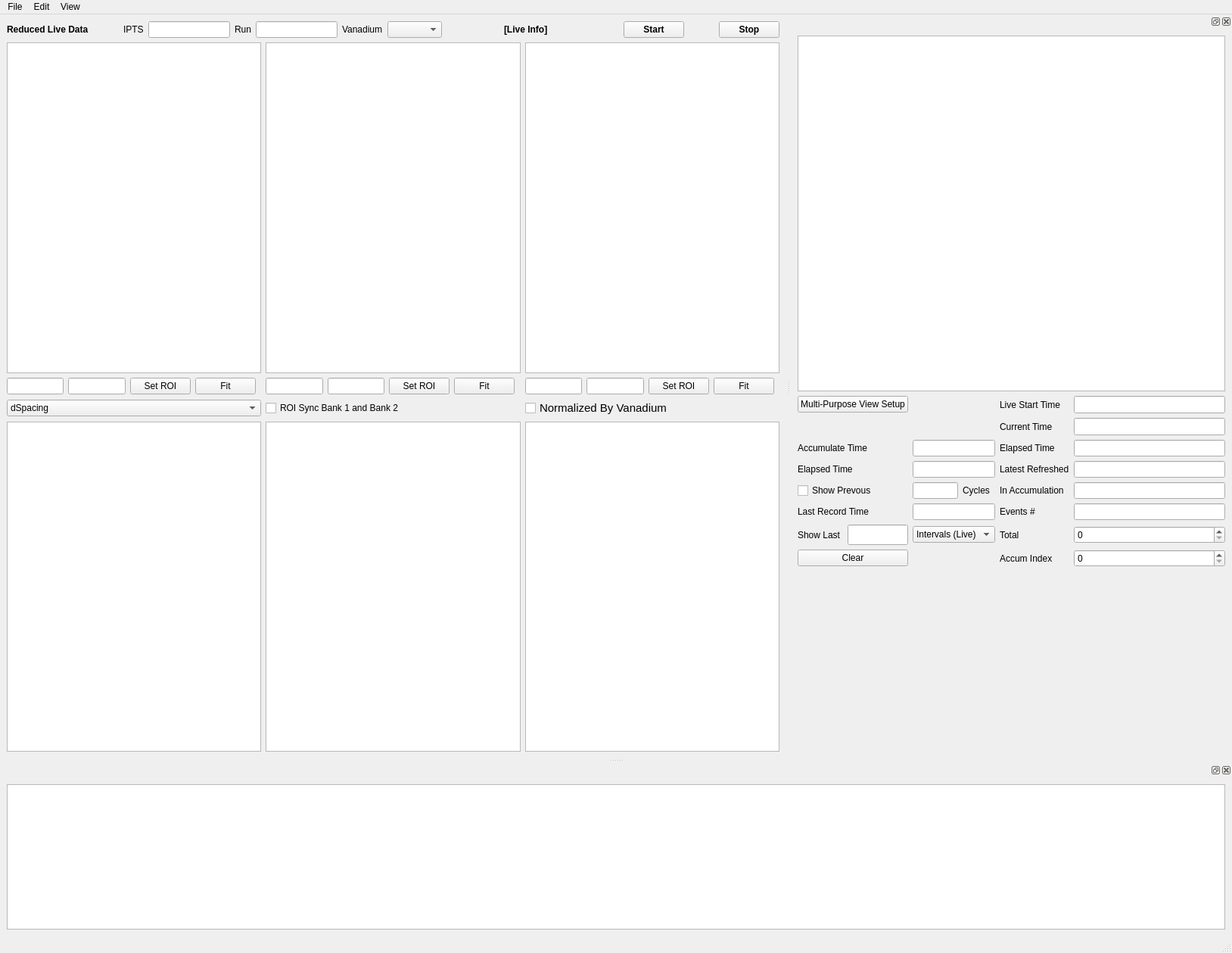
<?xml version="1.0" encoding="UTF-8"?>
<ui version="4.0">
 <class>MainWindow</class>
 <widget class="QMainWindow" name="MainWindow">
  <property name="geometry">
   <rect>
    <x>0</x>
    <y>0</y>
    <width>1628</width>
    <height>1259</height>
   </rect>
  </property>
  <property name="windowTitle">
   <string>MainWindow</string>
  </property>
  <widget class="QWidget" name="centralwidget">
   <layout class="QVBoxLayout" name="verticalLayout">
    <item>
     <layout class="QHBoxLayout" name="horizontalLayout_4">
      <item>
       <widget class="QLabel" name="label_6">
        <property name="font">
         <font>
          <weight>75</weight>
          <bold>true</bold>
         </font>
        </property>
        <property name="text">
         <string>Reduced Live Data</string>
        </property>
       </widget>
      </item>
      <item>
       <spacer name="horizontalSpacer_4">
        <property name="orientation">
         <enum>Qt::Horizontal</enum>
        </property>
        <property name="sizeType">
         <enum>QSizePolicy::Ignored</enum>
        </property>
        <property name="sizeHint" stdset="0">
         <size>
          <width>40</width>
          <height>20</height>
         </size>
        </property>
       </spacer>
      </item>
      <item>
       <widget class="QLabel" name="label_18">
        <property name="text">
         <string>IPTS</string>
        </property>
       </widget>
      </item>
      <item>
       <widget class="QLineEdit" name="lineEdit_currIPTS">
        <property name="sizePolicy">
         <sizepolicy hsizetype="Preferred" vsizetype="Fixed">
          <horstretch>0</horstretch>
          <verstretch>0</verstretch>
         </sizepolicy>
        </property>
       </widget>
      </item>
      <item>
       <widget class="QLabel" name="label_19">
        <property name="text">
         <string>Run</string>
        </property>
       </widget>
      </item>
      <item>
       <widget class="QLineEdit" name="lineEdit_runNumber">
        <property name="sizePolicy">
         <sizepolicy hsizetype="Preferred" vsizetype="Fixed">
          <horstretch>0</horstretch>
          <verstretch>0</verstretch>
         </sizepolicy>
        </property>
       </widget>
      </item>
      <item>
       <widget class="QLabel" name="label_15">
        <property name="text">
         <string>Vanadium</string>
        </property>
       </widget>
      </item>
      <item>
       <widget class="QComboBox" name="comboBox_loadedVanRuns"/>
      </item>
      <item>
       <spacer name="horizontalSpacer_8">
        <property name="orientation">
         <enum>Qt::Horizontal</enum>
        </property>
        <property name="sizeHint" stdset="0">
         <size>
          <width>40</width>
          <height>20</height>
         </size>
        </property>
       </spacer>
      </item>
      <item>
       <widget class="QLabel" name="label_info">
        <property name="sizePolicy">
         <sizepolicy hsizetype="Expanding" vsizetype="Preferred">
          <horstretch>0</horstretch>
          <verstretch>0</verstretch>
         </sizepolicy>
        </property>
        <property name="font">
         <font>
          <weight>75</weight>
          <bold>true</bold>
         </font>
        </property>
        <property name="toolTip">
         <string>&lt;html&gt;&lt;head/&gt;&lt;body&gt;&lt;p&gt;Information including&lt;/p&gt;&lt;p&gt;1. in collection or stopped&lt;/p&gt;&lt;p&gt;2. ...&lt;/p&gt;&lt;/body&gt;&lt;/html&gt;</string>
        </property>
        <property name="text">
         <string>[Live Info]</string>
        </property>
       </widget>
      </item>
      <item>
       <spacer name="horizontalSpacer_5">
        <property name="orientation">
         <enum>Qt::Horizontal</enum>
        </property>
        <property name="sizeType">
         <enum>QSizePolicy::Expanding</enum>
        </property>
        <property name="sizeHint" stdset="0">
         <size>
          <width>40</width>
          <height>20</height>
         </size>
        </property>
       </spacer>
      </item>
      <item>
       <widget class="QPushButton" name="pushButton_startLiveReduction">
        <property name="sizePolicy">
         <sizepolicy hsizetype="Preferred" vsizetype="Fixed">
          <horstretch>0</horstretch>
          <verstretch>0</verstretch>
         </sizepolicy>
        </property>
        <property name="maximumSize">
         <size>
          <width>200</width>
          <height>16777215</height>
         </size>
        </property>
        <property name="font">
         <font>
          <weight>75</weight>
          <bold>true</bold>
         </font>
        </property>
        <property name="text">
         <string>Start</string>
        </property>
       </widget>
      </item>
      <item>
       <spacer name="horizontalSpacer_2">
        <property name="orientation">
         <enum>Qt::Horizontal</enum>
        </property>
        <property name="sizeType">
         <enum>QSizePolicy::Preferred</enum>
        </property>
        <property name="sizeHint" stdset="0">
         <size>
          <width>40</width>
          <height>20</height>
         </size>
        </property>
       </spacer>
      </item>
      <item>
       <widget class="QPushButton" name="pushButton_stopLiveReduction">
        <property name="sizePolicy">
         <sizepolicy hsizetype="Preferred" vsizetype="Fixed">
          <horstretch>0</horstretch>
          <verstretch>0</verstretch>
         </sizepolicy>
        </property>
        <property name="maximumSize">
         <size>
          <width>200</width>
          <height>16777215</height>
         </size>
        </property>
        <property name="font">
         <font>
          <weight>75</weight>
          <bold>true</bold>
         </font>
        </property>
        <property name="text">
         <string>Stop</string>
        </property>
       </widget>
      </item>
     </layout>
    </item>
    <item>
     <layout class="QGridLayout" name="gridLayout">
      <item row="3" column="0">
       <widget class="Live2DView" name="graphicsView_2DBank1"/>
      </item>
      <item row="1" column="0">
       <layout class="QHBoxLayout" name="horizontalLayout_2">
        <item>
         <widget class="QLineEdit" name="lineEdit_bank1RoiStart"/>
        </item>
        <item>
         <widget class="QLineEdit" name="lineEdit_bank1RoiEnd"/>
        </item>
        <item>
         <widget class="QPushButton" name="pushButton_setROIb1">
          <property name="text">
           <string>Set ROI</string>
          </property>
         </widget>
        </item>
        <item>
         <widget class="QPushButton" name="pushButton_fitB1">
          <property name="text">
           <string>Fit</string>
          </property>
         </widget>
        </item>
        <item>
         <spacer name="horizontalSpacer">
          <property name="orientation">
           <enum>Qt::Horizontal</enum>
          </property>
          <property name="sizeHint" stdset="0">
           <size>
            <width>40</width>
            <height>20</height>
           </size>
          </property>
         </spacer>
        </item>
       </layout>
      </item>
      <item row="0" column="2">
       <widget class="SingleBankView" name="graphicsView_currentViewB3"/>
      </item>
      <item row="0" column="0">
       <widget class="SingleBankView" name="graphicsView_currentViewB1"/>
      </item>
      <item row="3" column="2">
       <widget class="Live2DView" name="graphicsView_2DBank3"/>
      </item>
      <item row="0" column="1">
       <widget class="SingleBankView" name="graphicsView_currentViewB2"/>
      </item>
      <item row="1" column="1">
       <layout class="QHBoxLayout" name="horizontalLayout">
        <item>
         <widget class="QLineEdit" name="lineEdit_bank2RoiStart">
          <property name="sizePolicy">
           <sizepolicy hsizetype="Preferred" vsizetype="Fixed">
            <horstretch>0</horstretch>
            <verstretch>0</verstretch>
           </sizepolicy>
          </property>
         </widget>
        </item>
        <item>
         <widget class="QLineEdit" name="lineEdit_bank2RoiEnd">
          <property name="sizePolicy">
           <sizepolicy hsizetype="Preferred" vsizetype="Fixed">
            <horstretch>0</horstretch>
            <verstretch>0</verstretch>
           </sizepolicy>
          </property>
         </widget>
        </item>
        <item>
         <widget class="QPushButton" name="pushButton_setROIb2">
          <property name="text">
           <string>Set ROI</string>
          </property>
         </widget>
        </item>
        <item>
         <widget class="QPushButton" name="pushButton_fitB2">
          <property name="text">
           <string>Fit</string>
          </property>
         </widget>
        </item>
        <item>
         <spacer name="horizontalSpacer_3">
          <property name="orientation">
           <enum>Qt::Horizontal</enum>
          </property>
          <property name="sizeHint" stdset="0">
           <size>
            <width>40</width>
            <height>20</height>
           </size>
          </property>
         </spacer>
        </item>
       </layout>
      </item>
      <item row="3" column="1">
       <widget class="Live2DView" name="graphicsView_2DBank2"/>
      </item>
      <item row="1" column="2">
       <layout class="QHBoxLayout" name="horizontalLayout_3">
        <item>
         <widget class="QLineEdit" name="lineEdit_bank3RoiStart"/>
        </item>
        <item>
         <widget class="QLineEdit" name="lineEdit_bank3RoiEnd"/>
        </item>
        <item>
         <widget class="QPushButton" name="pushButton_setROIb3">
          <property name="text">
           <string>Set ROI</string>
          </property>
         </widget>
        </item>
        <item>
         <widget class="QPushButton" name="pushButton_fitB3">
          <property name="text">
           <string>Fit</string>
          </property>
         </widget>
        </item>
        <item>
         <spacer name="horizontalSpacer_6">
          <property name="orientation">
           <enum>Qt::Horizontal</enum>
          </property>
          <property name="sizeHint" stdset="0">
           <size>
            <width>40</width>
            <height>20</height>
           </size>
          </property>
         </spacer>
        </item>
       </layout>
      </item>
      <item row="2" column="2">
       <widget class="QCheckBox" name="checkBox_normByVanadium">
        <property name="font">
         <font>
          <pointsize>11</pointsize>
         </font>
        </property>
        <property name="text">
         <string>Normalized By Vanadium</string>
        </property>
       </widget>
      </item>
      <item row="2" column="0">
       <widget class="QComboBox" name="comboBox_currUnits">
        <item>
         <property name="text">
          <string>dSpacing</string>
         </property>
        </item>
        <item>
         <property name="text">
          <string>TOF</string>
         </property>
        </item>
       </widget>
      </item>
      <item row="2" column="1">
       <widget class="QCheckBox" name="checkBox_roiSyncB1B2">
        <property name="text">
         <string>ROI Sync Bank 1 and Bank 2</string>
        </property>
       </widget>
      </item>
     </layout>
    </item>
   </layout>
  </widget>
  <widget class="QMenuBar" name="menubar">
   <property name="geometry">
    <rect>
     <x>0</x>
     <y>0</y>
     <width>1628</width>
     <height>22</height>
    </rect>
   </property>
   <widget class="QMenu" name="menuFile">
    <property name="title">
     <string>File</string>
    </property>
    <addaction name="actionQuit"/>
   </widget>
   <widget class="QMenu" name="menuView">
    <property name="title">
     <string>View</string>
    </property>
    <addaction name="actionIPython_Console"/>
    <addaction name="actionControl_Panel"/>
    <addaction name="actionMulti_Purpose_Plot"/>
    <addaction name="actionLive_Reduction_Log"/>
   </widget>
   <widget class="QMenu" name="menuEdit">
    <property name="title">
     <string>Edit</string>
    </property>
    <addaction name="actionClear_Logs"/>
   </widget>
   <addaction name="menuFile"/>
   <addaction name="menuEdit"/>
   <addaction name="menuView"/>
  </widget>
  <widget class="QStatusBar" name="statusbar"/>
  <widget class="QDockWidget" name="dockWidget">
   <attribute name="dockWidgetArea">
    <number>8</number>
   </attribute>
   <widget class="QWidget" name="dockWidgetContents">
    <layout class="QGridLayout" name="gridLayout_2">
     <item row="0" column="0">
      <widget class="QPlainTextEdit" name="plainTextEdit_Log">
       <property name="sizePolicy">
        <sizepolicy hsizetype="Expanding" vsizetype="Preferred">
         <horstretch>0</horstretch>
         <verstretch>0</verstretch>
        </sizepolicy>
       </property>
       <property name="maximumSize">
        <size>
         <width>16777215</width>
         <height>16777215</height>
        </size>
       </property>
      </widget>
     </item>
    </layout>
   </widget>
  </widget>
  <widget class="QDockWidget" name="dockWidget_multiPurposeView">
   <attribute name="dockWidgetArea">
    <number>2</number>
   </attribute>
   <widget class="QWidget" name="dockWidgetContents_2">
    <layout class="QVBoxLayout" name="verticalLayout_2">
     <item>
      <widget class="GeneralPurpose1DView" name="graphicsView_comparison">
       <property name="sizePolicy">
        <sizepolicy hsizetype="Expanding" vsizetype="Expanding">
         <horstretch>0</horstretch>
         <verstretch>0</verstretch>
        </sizepolicy>
       </property>
      </widget>
     </item>
     <item>
      <layout class="QGridLayout" name="gridLayout_3">
       <item row="0" column="0">
        <widget class="QPushButton" name="pushButton_setupGeneralPurposePlot">
         <property name="font">
          <font>
           <pointsize>9</pointsize>
          </font>
         </property>
         <property name="text">
          <string>Multi-Purpose View Setup</string>
         </property>
        </widget>
       </item>
       <item row="7" column="2">
        <layout class="QHBoxLayout" name="horizontalLayout_6">
         <item>
          <widget class="QComboBox" name="comboBox_2dPlotOptions">
           <item>
            <property name="text">
             <string>Intervals (Live)</string>
            </property>
           </item>
           <item>
            <property name="text">
             <string>Runs</string>
            </property>
           </item>
          </widget>
         </item>
        </layout>
       </item>
       <item row="5" column="0">
        <widget class="QCheckBox" name="checkBox_showPrevReduced">
         <property name="text">
          <string>Show Prevous</string>
         </property>
        </widget>
       </item>
       <item row="2" column="0">
        <widget class="QLabel" name="label_20">
         <property name="text">
          <string>Accumulate Time</string>
         </property>
        </widget>
       </item>
       <item row="4" column="0">
        <widget class="QLabel" name="label">
         <property name="text">
          <string>Elapsed Time</string>
         </property>
        </widget>
       </item>
       <item row="5" column="4">
        <widget class="QLabel" name="label_8">
         <property name="text">
          <string>In Accumulation</string>
         </property>
        </widget>
       </item>
       <item row="4" column="2">
        <widget class="QLineEdit" name="lineEdit_collectionTime">
         <property name="sizePolicy">
          <sizepolicy hsizetype="Preferred" vsizetype="Fixed">
           <horstretch>0</horstretch>
           <verstretch>0</verstretch>
          </sizepolicy>
         </property>
        </widget>
       </item>
       <item row="2" column="2">
        <widget class="QLineEdit" name="lineEdit_accPeriod">
         <property name="sizePolicy">
          <sizepolicy hsizetype="Preferred" vsizetype="Fixed">
           <horstretch>0</horstretch>
           <verstretch>0</verstretch>
          </sizepolicy>
         </property>
        </widget>
       </item>
       <item row="5" column="5">
        <widget class="QLineEdit" name="lineEdit_inAccWsName">
         <property name="sizePolicy">
          <sizepolicy hsizetype="Preferred" vsizetype="Fixed">
           <horstretch>0</horstretch>
           <verstretch>0</verstretch>
          </sizepolicy>
         </property>
        </widget>
       </item>
       <item row="1" column="4">
        <widget class="QLabel" name="label_16">
         <property name="text">
          <string>Current Time</string>
         </property>
        </widget>
       </item>
       <item row="7" column="5">
        <widget class="QSpinBox" name="spinBox_totalIndex">
         <property name="sizePolicy">
          <sizepolicy hsizetype="Preferred" vsizetype="Fixed">
           <horstretch>0</horstretch>
           <verstretch>0</verstretch>
          </sizepolicy>
         </property>
         <property name="minimumSize">
          <size>
           <width>200</width>
           <height>0</height>
          </size>
         </property>
         <property name="maximumSize">
          <size>
           <width>400</width>
           <height>16777215</height>
          </size>
         </property>
         <property name="maximum">
          <number>9999999</number>
         </property>
        </widget>
       </item>
       <item row="1" column="5">
        <widget class="QLineEdit" name="lineEdit_currentTime">
         <property name="sizePolicy">
          <sizepolicy hsizetype="Preferred" vsizetype="Fixed">
           <horstretch>0</horstretch>
           <verstretch>0</verstretch>
          </sizepolicy>
         </property>
         <property name="font">
          <font>
           <pointsize>10</pointsize>
          </font>
         </property>
        </widget>
       </item>
       <item row="2" column="5">
        <widget class="QLineEdit" name="lineEdit_elapsedTime">
         <property name="sizePolicy">
          <sizepolicy hsizetype="Preferred" vsizetype="Fixed">
           <horstretch>0</horstretch>
           <verstretch>0</verstretch>
          </sizepolicy>
         </property>
        </widget>
       </item>
       <item row="6" column="4">
        <widget class="QLabel" name="label_11">
         <property name="maximumSize">
          <size>
           <width>200</width>
           <height>16777215</height>
          </size>
         </property>
         <property name="toolTip">
          <string>&lt;html&gt;&lt;head/&gt;&lt;body&gt;&lt;p&gt;Number of events in the newest reduced workspace&lt;/p&gt;&lt;/body&gt;&lt;/html&gt;</string>
         </property>
         <property name="text">
          <string>Events #</string>
         </property>
        </widget>
       </item>
       <item row="8" column="4">
        <widget class="QLabel" name="label_3">
         <property name="maximumSize">
          <size>
           <width>200</width>
           <height>16777215</height>
          </size>
         </property>
         <property name="text">
          <string>Accum Index</string>
         </property>
        </widget>
       </item>
       <item row="8" column="5">
        <widget class="QSpinBox" name="spinBox_currentIndex">
         <property name="sizePolicy">
          <sizepolicy hsizetype="Preferred" vsizetype="Fixed">
           <horstretch>0</horstretch>
           <verstretch>0</verstretch>
          </sizepolicy>
         </property>
         <property name="minimumSize">
          <size>
           <width>200</width>
           <height>0</height>
          </size>
         </property>
         <property name="maximumSize">
          <size>
           <width>400</width>
           <height>16777215</height>
          </size>
         </property>
         <property name="maximum">
          <number>99999</number>
         </property>
        </widget>
       </item>
       <item row="0" column="5">
        <widget class="QLineEdit" name="lineEdit_logStarTime">
         <property name="sizePolicy">
          <sizepolicy hsizetype="Preferred" vsizetype="Fixed">
           <horstretch>0</horstretch>
           <verstretch>0</verstretch>
          </sizepolicy>
         </property>
         <property name="font">
          <font>
           <pointsize>10</pointsize>
          </font>
         </property>
        </widget>
       </item>
       <item row="2" column="4">
        <widget class="QLabel" name="label_17">
         <property name="text">
          <string>Elapsed Time</string>
         </property>
        </widget>
       </item>
       <item row="0" column="4">
        <widget class="QLabel" name="label_9">
         <property name="maximumSize">
          <size>
           <width>200</width>
           <height>16777215</height>
          </size>
         </property>
         <property name="toolTip">
          <string>&lt;html&gt;&lt;head/&gt;&lt;body&gt;&lt;p&gt;Number of workspaces that are in memory (i.e., Mantid's ADS)&lt;/p&gt;&lt;/body&gt;&lt;/html&gt;</string>
         </property>
         <property name="text">
          <string>Live Start Time</string>
         </property>
        </widget>
       </item>
       <item row="6" column="5">
        <widget class="QLineEdit" name="lineEdit_numberEventsNewsReduced">
         <property name="sizePolicy">
          <sizepolicy hsizetype="Preferred" vsizetype="Fixed">
           <horstretch>0</horstretch>
           <verstretch>0</verstretch>
          </sizepolicy>
         </property>
         <property name="minimumSize">
          <size>
           <width>200</width>
           <height>0</height>
          </size>
         </property>
         <property name="maximumSize">
          <size>
           <width>400</width>
           <height>16777215</height>
          </size>
         </property>
        </widget>
       </item>
       <item row="4" column="4">
        <widget class="QLabel" name="label_10">
         <property name="maximumSize">
          <size>
           <width>200</width>
           <height>16777215</height>
          </size>
         </property>
         <property name="toolTip">
          <string>&lt;html&gt;&lt;head/&gt;&lt;body&gt;&lt;p&gt;Name of the newest reduced workspace&lt;/p&gt;&lt;/body&gt;&lt;/html&gt;</string>
         </property>
         <property name="text">
          <string>Latest Refreshed</string>
         </property>
        </widget>
       </item>
       <item row="7" column="4">
        <widget class="QLabel" name="label_2">
         <property name="maximumSize">
          <size>
           <width>200</width>
           <height>16777215</height>
          </size>
         </property>
         <property name="text">
          <string>Total</string>
         </property>
        </widget>
       </item>
       <item row="4" column="5">
        <widget class="QLineEdit" name="lineEdit_newestReducedWorkspace">
         <property name="sizePolicy">
          <sizepolicy hsizetype="Preferred" vsizetype="Fixed">
           <horstretch>0</horstretch>
           <verstretch>0</verstretch>
          </sizepolicy>
         </property>
         <property name="minimumSize">
          <size>
           <width>200</width>
           <height>0</height>
          </size>
         </property>
         <property name="maximumSize">
          <size>
           <width>400</width>
           <height>16777215</height>
          </size>
         </property>
        </widget>
       </item>
       <item row="9" column="5">
        <spacer name="verticalSpacer">
         <property name="orientation">
          <enum>Qt::Vertical</enum>
         </property>
         <property name="sizeType">
          <enum>QSizePolicy::MinimumExpanding</enum>
         </property>
         <property name="sizeHint" stdset="0">
          <size>
           <width>20</width>
           <height>40</height>
          </size>
         </property>
        </spacer>
       </item>
       <item row="5" column="2">
        <layout class="QHBoxLayout" name="horizontalLayout_5">
         <item>
          <widget class="QLineEdit" name="lineEdit_showPrevNCycles">
           <property name="sizePolicy">
            <sizepolicy hsizetype="Preferred" vsizetype="Fixed">
             <horstretch>0</horstretch>
             <verstretch>0</verstretch>
            </sizepolicy>
           </property>
           <property name="maximumSize">
            <size>
             <width>60</width>
             <height>16777215</height>
            </size>
           </property>
          </widget>
         </item>
         <item>
          <widget class="QLabel" name="label_12">
           <property name="text">
            <string>Cycles</string>
           </property>
          </widget>
         </item>
        </layout>
       </item>
       <item row="6" column="2">
        <widget class="QLineEdit" name="lineEdit_logEndTime">
         <property name="sizePolicy">
          <sizepolicy hsizetype="Preferred" vsizetype="Fixed">
           <horstretch>0</horstretch>
           <verstretch>0</verstretch>
          </sizepolicy>
         </property>
         <property name="font">
          <font>
           <pointsize>8</pointsize>
          </font>
         </property>
        </widget>
       </item>
       <item row="6" column="0">
        <widget class="QLabel" name="label_4">
         <property name="text">
          <string>Last Record Time</string>
         </property>
        </widget>
       </item>
       <item row="8" column="0">
        <widget class="QPushButton" name="pushButton_refresh2D">
         <property name="text">
          <string>Clear</string>
         </property>
        </widget>
       </item>
       <item row="7" column="0">
        <layout class="QHBoxLayout" name="horizontalLayout_7">
         <item>
          <widget class="QLabel" name="label_14">
           <property name="text">
            <string>Show Last </string>
           </property>
          </widget>
         </item>
         <item>
          <widget class="QLineEdit" name="lineEdit_lastNInterval2D">
           <property name="sizePolicy">
            <sizepolicy hsizetype="Preferred" vsizetype="Fixed">
             <horstretch>0</horstretch>
             <verstretch>0</verstretch>
            </sizepolicy>
           </property>
           <property name="maximumSize">
            <size>
             <width>80</width>
             <height>16777215</height>
            </size>
           </property>
           <property name="font">
            <font>
             <pointsize>12</pointsize>
            </font>
           </property>
          </widget>
         </item>
        </layout>
       </item>
      </layout>
     </item>
    </layout>
   </widget>
  </widget>
  <action name="actionQuit">
   <property name="text">
    <string>Quit</string>
   </property>
  </action>
  <action name="actionIPython_Console">
   <property name="text">
    <string>IPython Console</string>
   </property>
  </action>
  <action name="actionControl_Panel">
   <property name="text">
    <string>Control Panel</string>
   </property>
  </action>
  <action name="actionClear_Logs">
   <property name="text">
    <string>Clear Logs</string>
   </property>
  </action>
  <action name="actionMulti_Purpose_Plot">
   <property name="text">
    <string>Multi-Purpose Plot</string>
   </property>
  </action>
  <action name="actionLive_Reduction_Log">
   <property name="text">
    <string>Live Reduction Log</string>
   </property>
  </action>
 </widget>
 <customwidgets>
  <customwidget>
   <class>SingleBankView</class>
   <extends>QGraphicsView</extends>
   <header>livedatagraphicswidgets.h</header>
  </customwidget>
  <customwidget>
   <class>GeneralPurpose1DView</class>
   <extends>QGraphicsView</extends>
   <header>livedatagraphicswidgets.h</header>
  </customwidget>
  <customwidget>
   <class>Live2DView</class>
   <extends>QGraphicsView</extends>
   <header>livedatagraphicswidgets.h</header>
  </customwidget>
 </customwidgets>
 <resources/>
 <connections/>
</ui>
